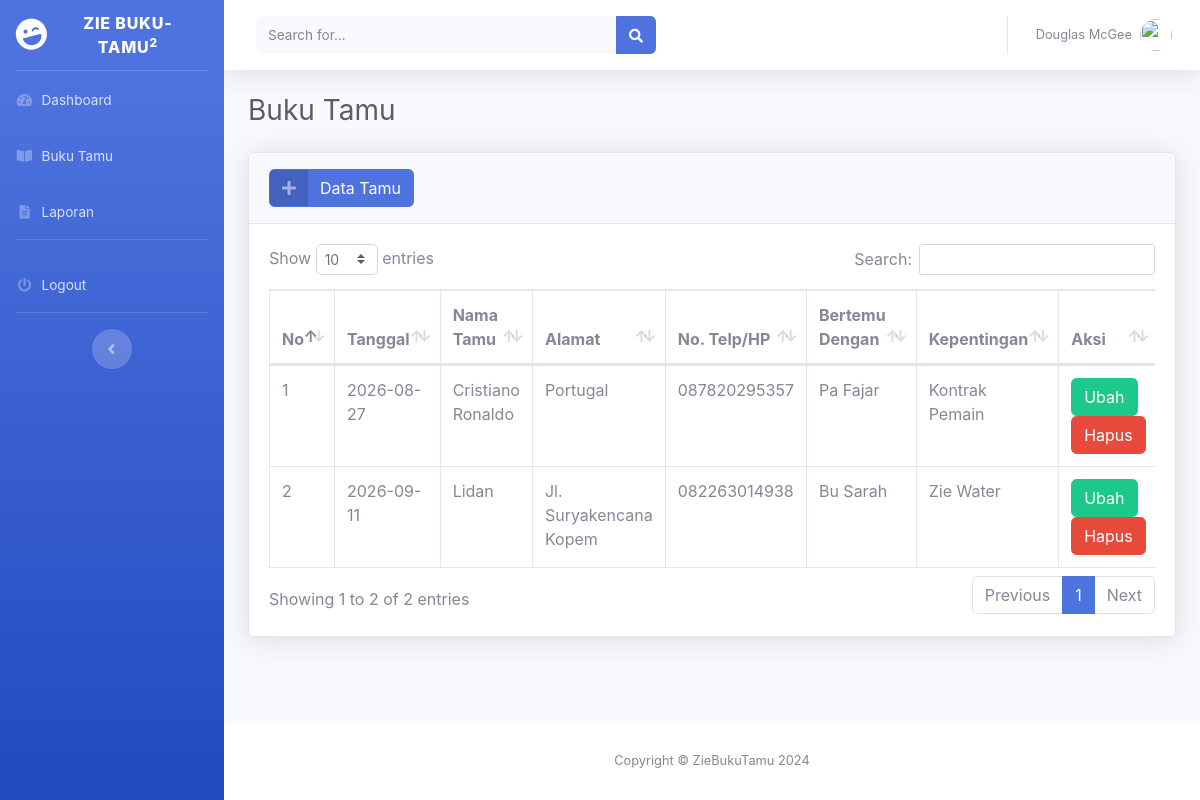
The page /buku-tamu.php (signed in) on the database its author committed.
### tables this page shows
CREATE TABLE `buku_tamu` (
  `id_tamu` varchar(5) NOT NULL,
  `tanggal` date NOT NULL,
  `nama_tamu` varchar(255) NOT NULL,
  `alamat` text NOT NULL,
  `no_hp` varchar(13) NOT NULL,
  `bertemu` varchar(255) NOT NULL,
  `kepentingan` varchar(255) NOT NULL,
  `gambar` varchar(255) NOT NULL
);

### function.php (called while the page is built, shortened)
<?php
require_once('koneksi.php');
function query($query)
{
    global $koneksi;
    $result = mysqli_query($koneksi, $query);
    $rows = [];
    while ($row = mysqli_fetch_assoc($result)) {
        $rows[] = $row;
    }
    return $rows;
}

### buku-tamu.php (the view, shortened to what this page needs)
<?php
include_once('templates/header.php');
?>
<?php
include_once('templates/header.php');
require_once('function.php');
?>
<div class="container-fluid">
    <h1 class="h3 mb-4 text-gray-800">Buku Tamu</h1>
    <div class="card shadow mb-4">
        <div class="card-header py-3">
            <button type="button" class="btn btn-primary btn-icon-split"
                data-toggle="modal" data-target="#tambahModal">
                <span class="icon text-white-50">
                    <i class="fas fa-plus"></i>
                </span>
                <span class="text">Data Tamu</span>
            </button>
        </div>
        <div class="card-body">
            <div class="table-responsive">
                <table class="table table-bordered" id="dataTable" width="100%" cellspacing="0">
                    <thead>
                        <tr>
                            <th>No</th>
                            <th>Tanggal</th>
                            <th>Nama Tamu</th>
                            <th>Alamat</th>
                            <th>No. Telp/HP</th>
                            <th>Bertemu Dengan</th>
                            <th>Kepentingan</th>
                            <th>Aksi</th>
                        </tr>
                    </thead>
                    <tbody>
                        <?php
                        $no = 1;
                        $buku_tamu = query("SELECT * FROM buku_tamu");
                        foreach ($buku_tamu as $tamu) : ?>
                            <tr>
                                <td><?= $no++; ?></td>
                                <td><?= $tamu['tanggal'] ?></td>
                                <td><?= $tamu['nama_tamu'] ?></td>
                                <td><?= $tamu['alamat'] ?></td>
                                <td><?= $tamu['no_hp'] ?></td>
                                <td><?= $tamu['bertemu'] ?></td>
                                <td><?= $tamu['kepentingan'] ?></td>
                                <td>
                                    <a class="btn btn-success" href="edit-tamu.php?id=<?= $tamu['id_tamu'] ?>">Ubah</a>
                                    <a onclick="confirm('Apakah anda yakin ingin menghapus data ini?')" class="btn btn-danger"
                                        href="hapus-tamu.php?id=<?= $tamu['id_tamu'] ?>">Hapus</a>
                                </td>
                            </tr>
                        <?php endforeach; ?>
                    </tbody>
                </table>
            </div>
        </div>
    </div>
</div>
<?php
include_once('templates/footer.php');
?>

### rows shown on the page
buku_tamu: tanggal "2026-08-27", nama_tamu "Cristiano Ronaldo", alamat "Portugal", no_hp "087820295357", bertemu "Pa Fajar", kepentingan "Kontrak Pemain"
buku_tamu: tanggal "2026-09-11", nama_tamu "Lidan", alamat "Jl. Suryakencana Kopem", no_hp "082263014938", bertemu "Bu Sarah", kepentingan "Zie Water"
